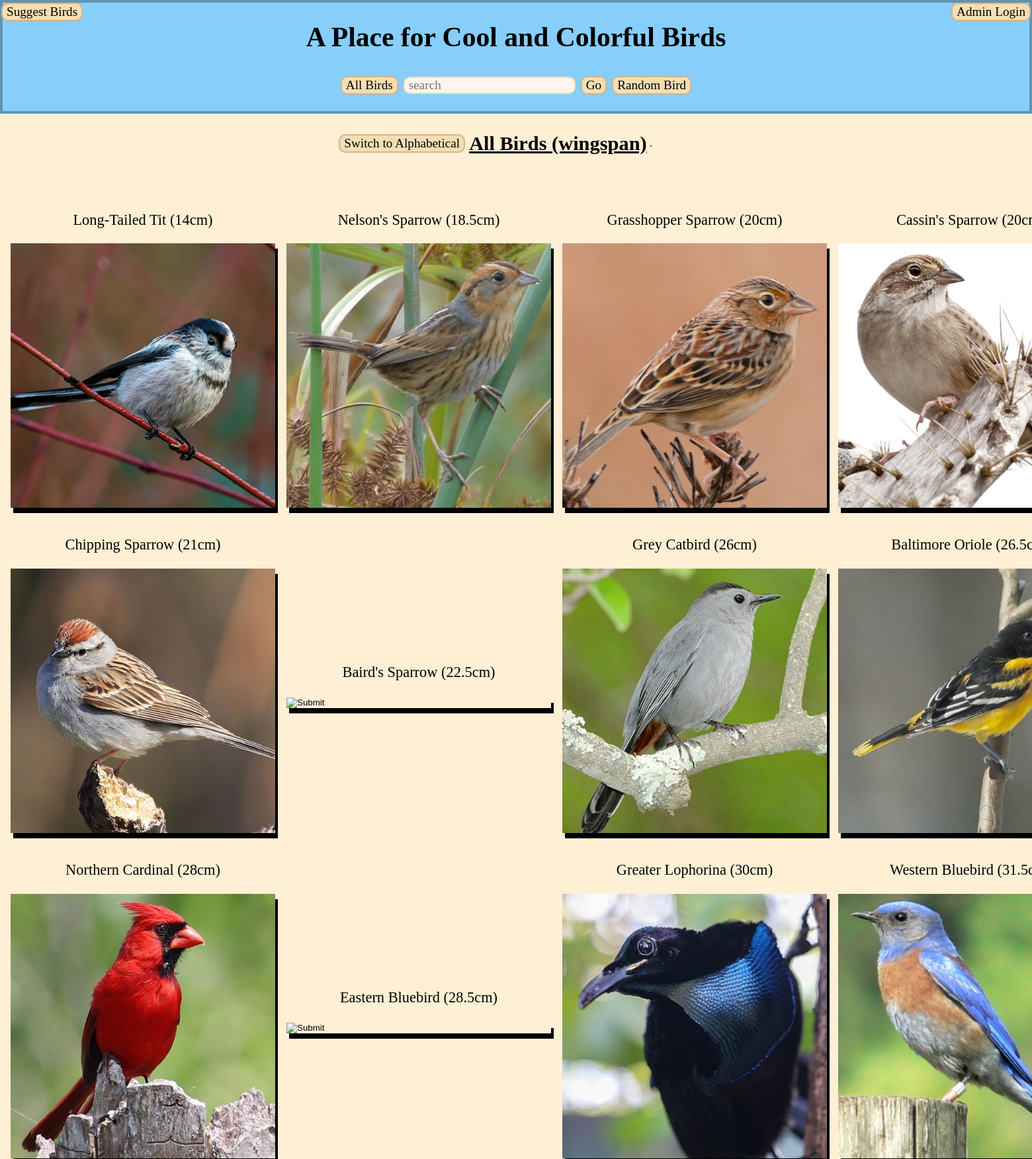
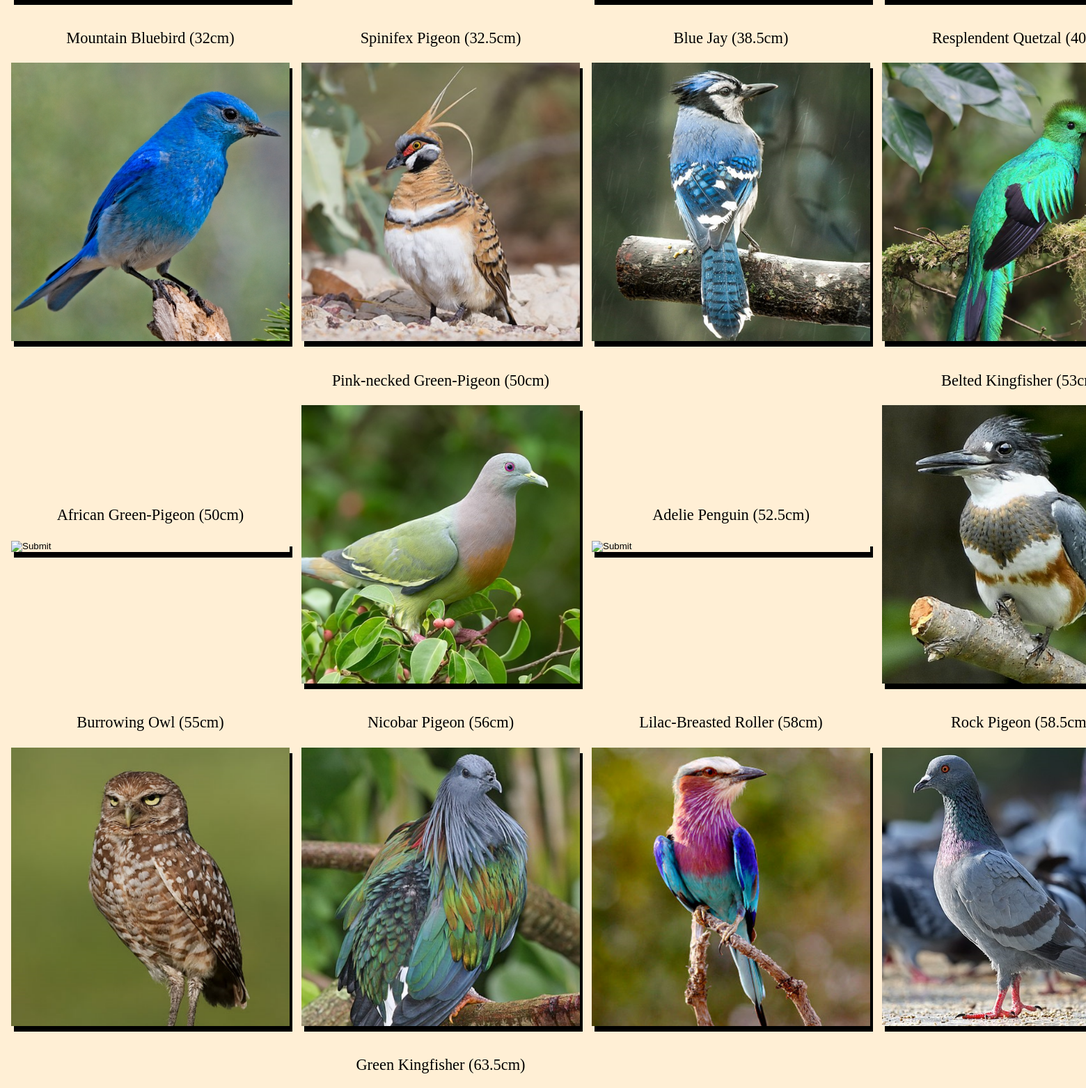
The page /wingAll.php (upper part) on the database its author committed (2 pictures, top to bottom).
### tables this page shows
CREATE TABLE IF NOT EXISTS `birds` (
  `id` int(10) UNSIGNED NOT NULL AUTO_INCREMENT,
  `colloquial_name` char(50) NOT NULL,
  `scientific_name` char(50) NOT NULL,
  `avg_wingspan` float(5,1) NOT NULL,
  `formatted_info` mediumtext NOT NULL,
  `image_path` char(50) NOT NULL,
  PRIMARY KEY (`id`)
);

### wingAll.php (the view, shortened to what this page needs)
<!DOCTYPE html>
<html>
	<head>
	</head>
	<body style="background-color:PapayaWhip;">
		<div style="background-color: LightSkyBlue; spacing: 0; border: 4px solid #6094B2;">
		<form method = "post" action = "login.php">
			<input type = "submit" value = "Admin Login" class="topRight">
		</form>
		<form method = "post" action = "suggest.php">
			<input type = "submit" value = "Suggest Birds" class="topLeft">
		</form>
		<h1 class="p1">A Place for Cool and Colorful Birds</h1>
		<table class="center">
		<tr>
			<td>
				<form method = "post" action = "alphaAll.php">
					<input type = "submit" value = "All Birds">
				</form>
			</td>
			<td>
				<form method = "post" action = "alphaSearch.php">
					<input type = "text" placeholder = "search" name = "searchTerm">
					<input type = "submit" value = "Go">
				</form>
			</td>
			<td>
				<form method = "post" action = "details.php">
					<input type = "submit" value = "Random Bird">
				</form>
			</td>
		</tr>
		</table>
		<br>
		</div>
		<table class="center">
		<tr>
			<td>
				<form method = "post" action = "alphaAll.php">
					<input type = "submit" value = "Switch to Alphabetical">
				</form>
			</td>
			<td>
				<h2 class="p2"><u>All Birds (wingspan)</u></h2>
			</td>
			<td>
				<p>.&emsp;&emsp;&emsp;&emsp;</p>
			</td>
		</tr>
		</table>
		<br>
		<?php
			$dsn = 'mysql:host=localhost;dbname=BirdTeamDatabase';
			$username = 'BirdTeam';
			$password = 'BirdTeamPass';
			try {
				$db = new PDO($dsn, $username, $password);
			} catch(PDOException $e) {
				echo "Connection failed: " . $e->getMessage();
				exit();
			}
			$query = "select id, colloquial_name, image_path, avg_wingspan from birds";
			$statement = $db->prepare($query);
			$statement->execute();
			$rows = $statement->fetchAll();
			$count = $statement->rowCount();
			for($i = 0; $i < $count; $i++)
			{
				for ($j = 0; $j < $count - $i - 1; $j++)
				{
					if ($rows[$j][3] > $rows[$j+1][3])
					{
						$temp = $rows[$j];
						$rows[$j] = $rows[$j+1];
						$rows[$j+1] = $temp;
					}
				}
			}
			$colorCounter = rand(0,2);
			$birdCounter = 0;
			$countCounter = $count;
			echo '<table class="center" cellspacing="15">';
			for($i = 0; $i < ceil($count/4); $i++)
			{
				echo "<tr>";
				for($j = 0; $j < 4; $j++)
				{
					if($countCounter > 0)
					{
						echo "<td>";
						$titleString = "<p class='p3'>".$rows[$birdCounter][1]." (".$rows[$birdCounter][3]."cm)</p>";
						echo $titleString;
						echo '<form method = "post" action = "details.php">';
						echo '<input type = "image" src = "./images/'.$rows[$birdCounter][2].'" style="box-shadow: 4px 8px '.$_SESSION['colorSelect'][$colorCounter].';"></form></td>';
						$birdCounter++;
						$countCounter--;
						$colorCounter++;
						if ($colorCounter == 3)
						{
							$colorCounter = 0;
						}
					}
				}
				echo "</tr>";
			}
			echo "</table>";
		?>
		<br><br>
	</body>
</html>

### wingAll.php (style rules this page uses)
.center { margin-left: auto; margin-right: auto; }
h1 { text-align: center; }
h2 { text-align: center; }
input { cursor: pointer; }
input[type=image] { width: 400px; height: auto; box-shadow: 4px 8px; }
input[type=submit] { background-color: Wheat; border: 2px solid Tan; color: Black; text-decoration: none; margin: 4px 2px; font-family: "Calibri"; font-size: 120%; border-radius: 10px; }
input[type=text] { background-color: SeaShell; border: 2px solid NavajoWhite; color: Black; padding: 0px 6px; text-decoration: none; margin: 4px 2px; font-family: "Calibri"; font-size: 120%; border-radius: 10px; }
html, body { margin:0; padding:0; }
.p1 { font-family: "Arial Black"; font-size: 260%; }
.p2 { font-family: "Bahnschrift SemiBold"; font-size: 190%; }
.p3 { font-family: "Rockwell"; font-size: 140%; text-align: center; }
.topRight { position:absolute; top:0; right:0; }
.topLeft { position:absolute; top:0; left:0; }

### rows shown on the page
birds: colloquial_name "Long-Tailed Tit", avg_wingspan "14"
birds: colloquial_name "Nelson's Sparrow", avg_wingspan "18.5"
birds: colloquial_name "Grasshopper Sparrow", avg_wingspan "20"
birds: colloquial_name "Cassin's Sparrow", avg_wingspan "20"
birds: colloquial_name "Chipping Sparrow", avg_wingspan "21"
birds: colloquial_name "Baird's Sparrow", avg_wingspan "22.5"
birds: colloquial_name "Grey Catbird", avg_wingspan "26"
birds: colloquial_name "Baltimore Oriole", avg_wingspan "26.5"
birds: colloquial_name "Northern Cardinal", avg_wingspan "28"
birds: colloquial_name "Eastern Bluebird", avg_wingspan "28.5"
birds: colloquial_name "Greater Lophorina", avg_wingspan "30"
birds: colloquial_name "Western Bluebird", avg_wingspan "31.5"
birds: colloquial_name "Mountain Bluebird", avg_wingspan "32"
birds: colloquial_name "Spinifex Pigeon", avg_wingspan "32.5"
birds: colloquial_name "Blue Jay", avg_wingspan "38.5"
birds: colloquial_name "Resplendent Quetzal", avg_wingspan "40"
birds: colloquial_name "African Green-Pigeon", avg_wingspan "50"
birds: colloquial_name "Pink-necked Green-Pigeon", avg_wingspan "50"
birds: colloquial_name "Adelie Penguin", avg_wingspan "52.5"
birds: colloquial_name "Belted Kingfisher", avg_wingspan "53"
birds: colloquial_name "Burrowing Owl", avg_wingspan "55"
birds: colloquial_name "Nicobar Pigeon", avg_wingspan "56"
birds: colloquial_name "Lilac-Breasted Roller", avg_wingspan "58"
birds: colloquial_name "Rock Pigeon", avg_wingspan "58.5"
birds: colloquial_name "Green Kingfisher", avg_wingspan "63.5"
